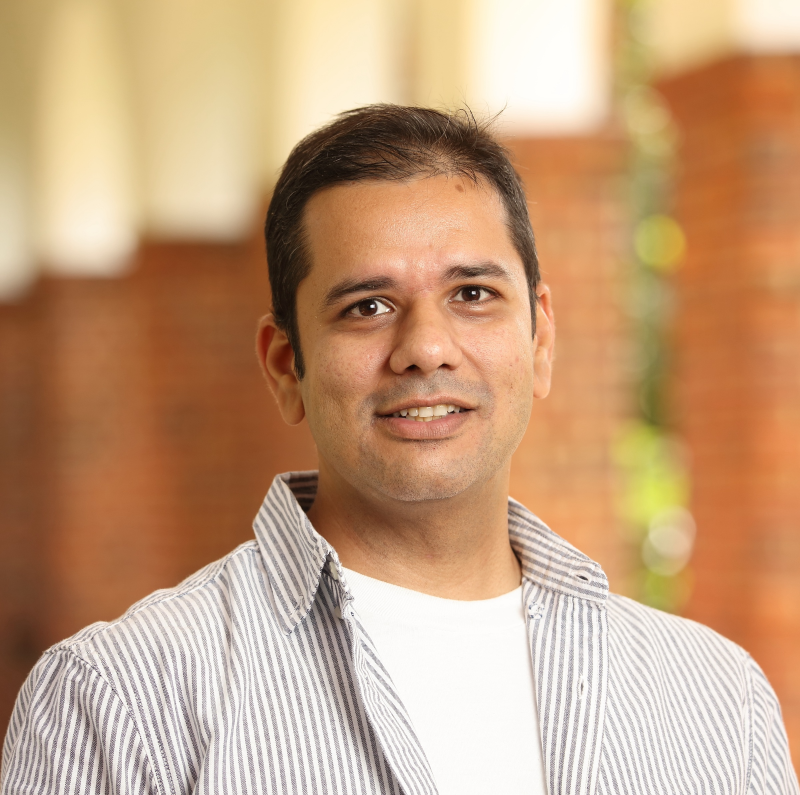
#> input picture VRS2025/_site/assets/img/people/behl.jpg, 2400 x 2385 px (shown at 1/3 size)
$ python shrink-portraits.py ../../VRS2025/_site/assets/img/people/behl.jpg
#> lines starting #> are read from the running program, lines starting #| are printed output that depends on the picture
#!/usr/bin/env python3
"""Downsize portrait originals so the repo stays small.

Hugo never renders a portrait larger than 256px, so originals above 800px on
the long edge only add weight to every clone. Run from VRS2026/:

    python3 tools/shrink-portraits.py assets/img/people/*.jpg

Requires Pillow (pip install pillow). Files already within the limit are left
untouched; WebP/AVIF files are skipped (already small).
"""
import sys
from pathlib import Path
from PIL import Image, ImageOps

MAX_EDGE = 800

for arg in sys.argv[1:]:
    path = Path(arg)
    if not path.is_file() or path.suffix.lower() not in {".jpg", ".jpeg", ".png"}:
        continue
    with Image.open(path) as im:
#> im is the input picture: PIL image 2400x2385 RGB; mean R, G, B 196.9, 158.9, 125.4
        im = ImageOps.exif_transpose(im)
        if max(im.size) <= MAX_EDGE:
            print(f"ok      {path} ({im.width}x{im.height})")
            continue
        before = path.stat().st_size
        im.thumbnail((MAX_EDGE, MAX_EDGE), Image.LANCZOS)
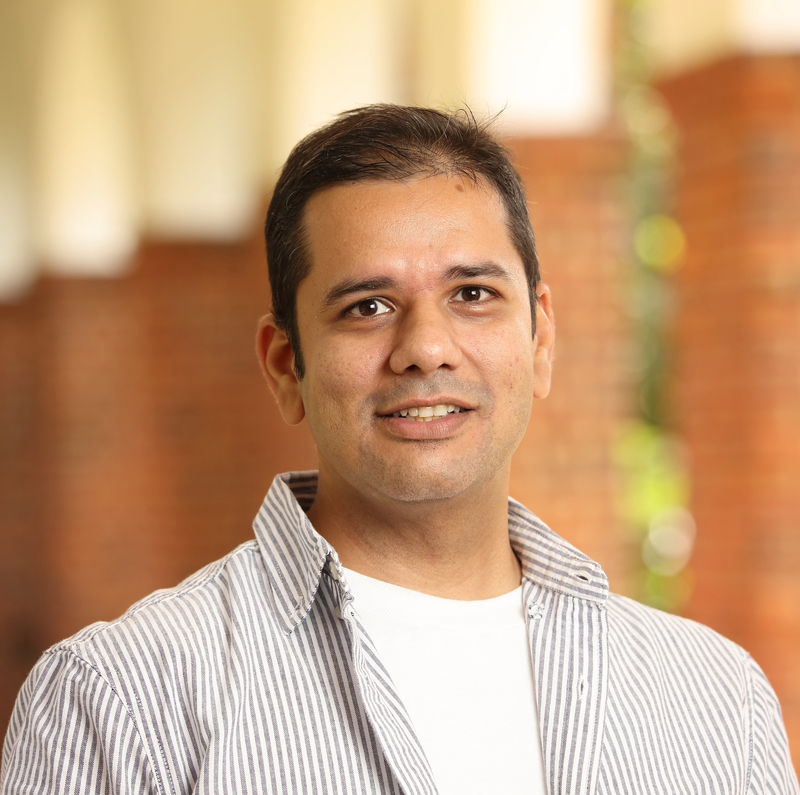
#> im: PIL image 800x795 RGB; mean R, G, B 196.9, 158.9, 125.4
        if path.suffix.lower() == ".png":
            im.save(path, optimize=True)
        else:
            im = im.convert("RGB")
            im.save(path, "JPEG", quality=88, optimize=True, progressive=True)
        print(f"shrunk  {path} -> {im.width}x{im.height}, {before//1024} KB -> {path.stat().st_size//1024} KB")
#| shrunk  ../../VRS2025/_site/assets/img/people/behl.jpg -> 800x795, 1439 KB -> 100 KB

$ run again, on VRS2025/_site/assets/img/people/default.jpg
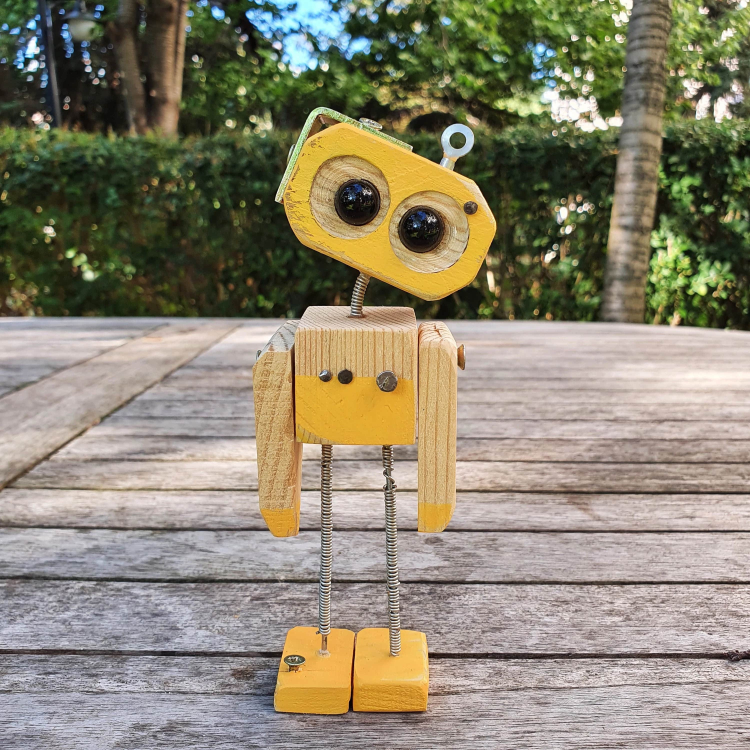
#> input picture VRS2025/_site/assets/img/people/default.jpg, 3000 x 3000 px (shown at 1/4 size)
#> im is the input picture: PIL image 3000x3000 RGB; mean R, G, B 140, 133.2, 113
#> `im.thumbnail((MAX_EDGE, MAX_EDGE), Image.LANCZOS)`:
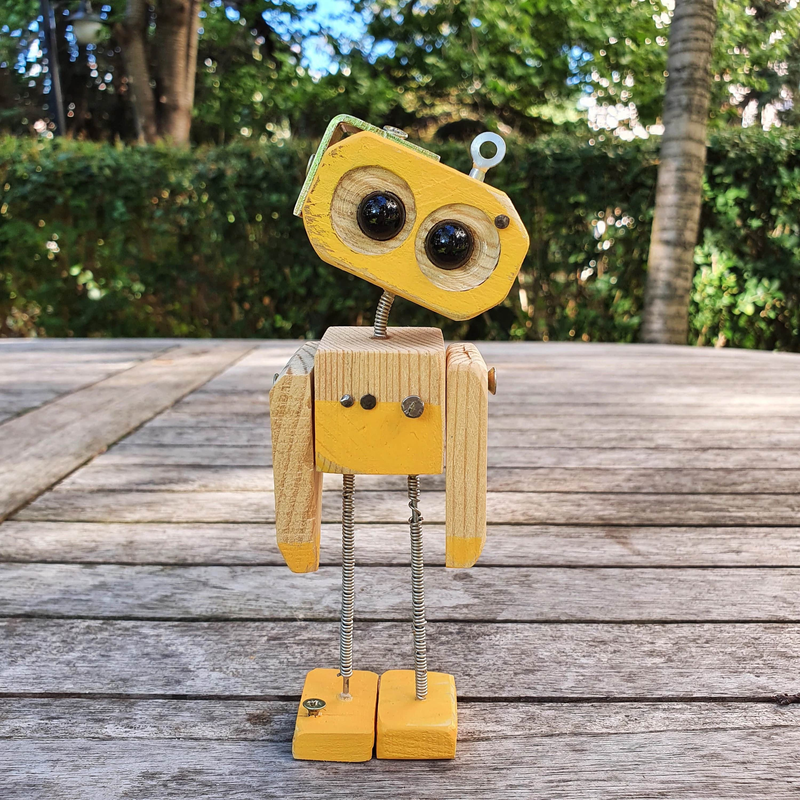
#> im: PIL image 800x800 RGB; mean R, G, B 140, 133.2, 113
#| shrunk  ../../VRS2025/_site/assets/img/people/default.jpg -> 800x800, 1127 KB -> 192 KB
